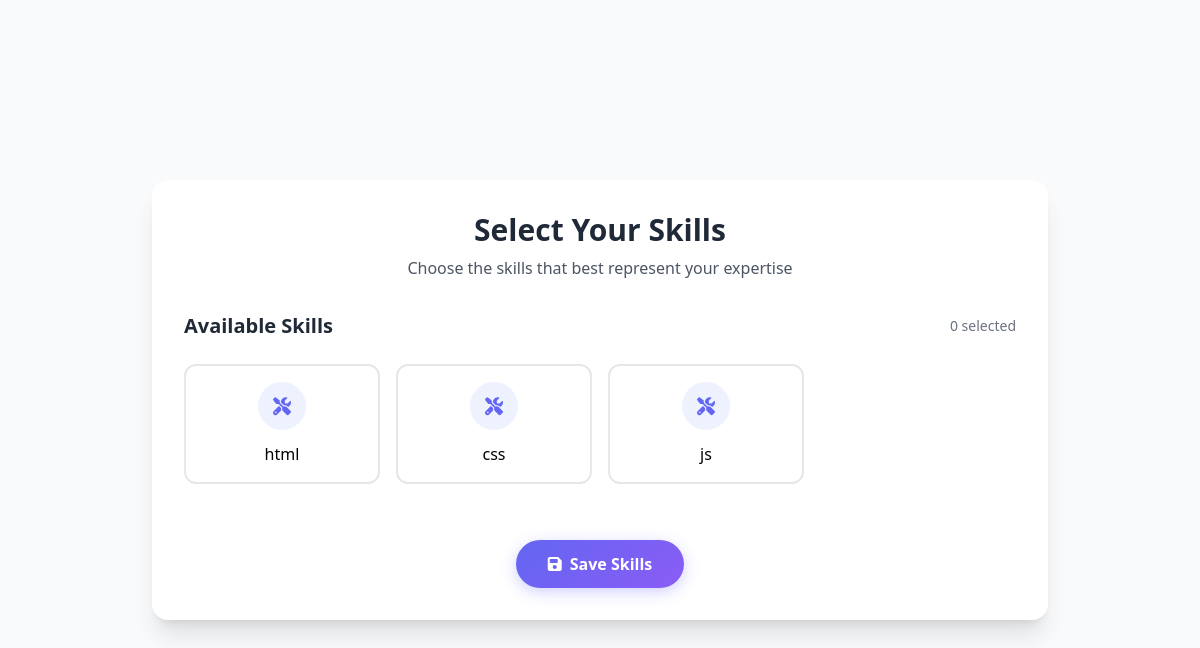
The page /users/skills/select/ (signed in) on the database as committed earlier.
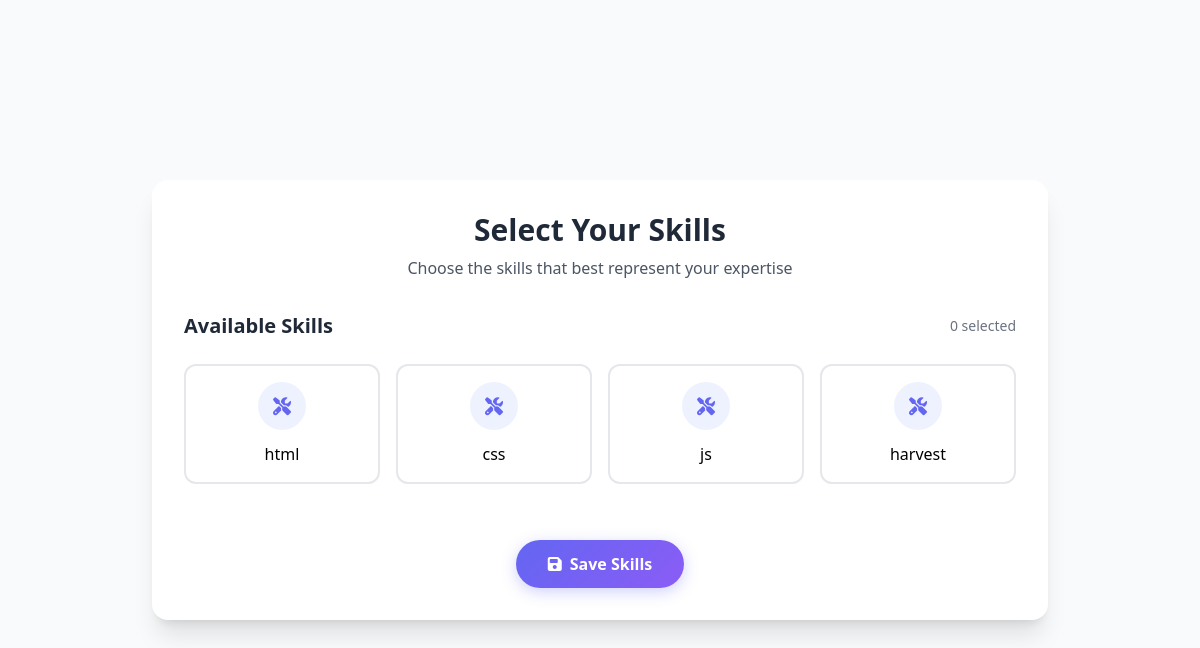
The same page on the database as committed later.
### jobs/models.py (models this page shows, shortened)
class Skill(models.Model):
    name = models.CharField(max_length=50)

### users/views.py (the view)
# urls.py: path('skills/select/', skills_select, name='skills_select'),  # Updated URL for selecting skills
@login_required
def skills_select(request):
    profile = request.user.profile
    if request.method == 'POST':
        form = SkillSelectionForm(request.POST, instance=profile)
        if form.is_valid():
            form.save()
            return redirect('profile_view')
    else:
        form = SkillSelectionForm(instance=profile)
    all_skills = Skill.objects.all()  # Fetch all skills
    user_skills = profile.skills.all()  # Fetch user's current skills
    return render(request, 'users/skills_select.html', {
        'form': form,
        'all_skills': all_skills,
        'user_skills': user_skills
    })

### users/templates/users/skills_select.html (shortened to what this page needs)
{% load static tailwind_tags %}
<!DOCTYPE html>
<html lang="en">
<head>
    {% tailwind_css %}
    <link href="https://cdnjs.cloudflare.com/ajax/libs/font-awesome/6.4.0/css/all.min.css" rel="stylesheet">
</head>
<body class="bg-gray-50 min-h-screen flex items-center justify-center p-4 font-sans antialiased">
    <div class="w-full max-w-4xl">
        <div class="bg-white rounded-2xl shadow-xl overflow-hidden p-8">
            <div class="text-center mb-8">
                <h1 class="text-3xl font-bold text-gray-800 mb-2">Select Your Skills</h1>
                <p class="text-gray-600">Choose the skills that best represent your expertise</p>
            </div>
            <form method="POST" action="{% url 'skills_select' %}" class="space-y-8">
                <div class="space-y-6">
                    <div class="flex items-center justify-between">
                        <h2 class="text-xl font-semibold text-gray-800">Available Skills</h2>
                        <span class="text-sm text-gray-500">{{ user_skills.count }} selected</span>
                    </div>
                    <div class="skill-grid grid grid-cols-2 sm:grid-cols-3 md:grid-cols-4 gap-4">
                        {% for skill in all_skills %}
                        <div class="skill-card">
                            <label for="skill-{{ skill.id }}" class="skill-label cursor-pointer flex flex-col items-center justify-center p-4 border-2 border-gray-200 rounded-xl hover:border-indigo-300 transition-all">
                                <div class="relative mb-3 w-12 h-12 bg-indigo-50 rounded-full flex items-center justify-center">
                                    <i class="fas fa-tools text-indigo-500 text-lg"></i>
                                </div>
                                <span class="text-center font-medium  ">{{ skill.name }}</span>
                            </label>
                        </div>
                        {% endfor %}
                    </div>
                </div>
                <div class="flex justify-center pt-6">
                    <button type="submit" class="submit-btn px-8 py-3 text-white font-semibold rounded-full flex items-center space-x-2">
                        <i class="fas fa-save"></i>
                        <span>Save Skills</span>
                    </button>
                </div>
            </form>
        </div>
    </div>
</body>
</html>

Rows that differ between the two databases and show on the page:
added Skill: name "harvest"
